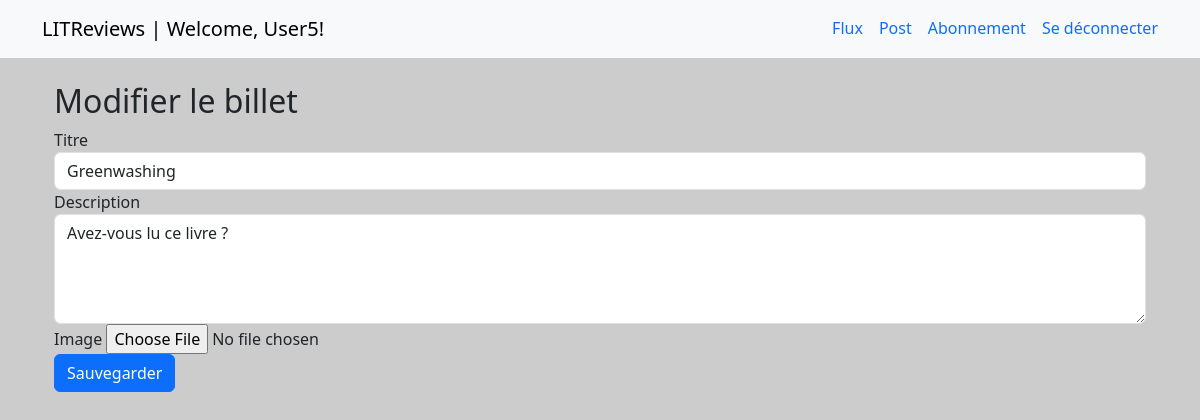
The app's page /LITReviews/ticket/27/change/ (signed in), older data.
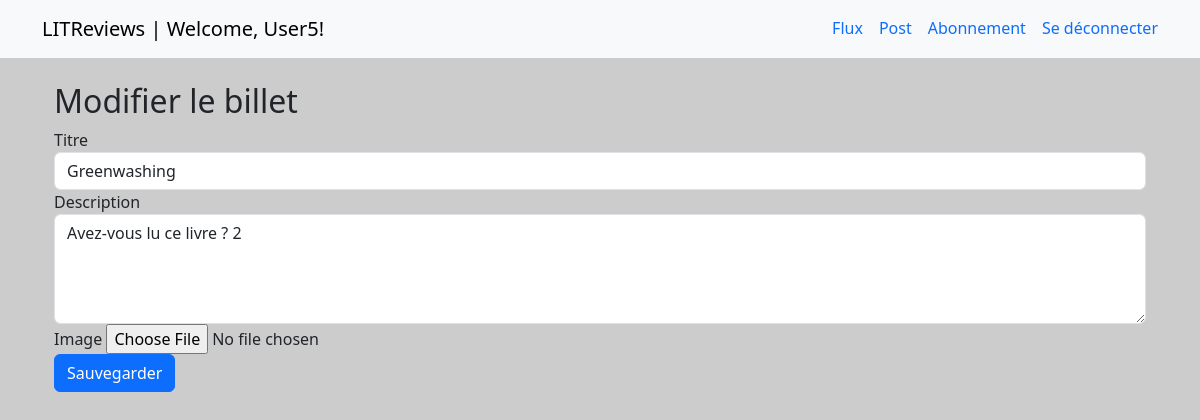
The same page, newer data.
### LITReviews/models.py (models this page shows, shortened)
class Ticket(models.Model):
    title = models.CharField(max_length=128)
    description = models.CharField(max_length=2048, blank=True)
    user = models.ForeignKey(
        to=settings.AUTH_USER_MODEL, on_delete=models.CASCADE, related_name="tickets"
    )
    image = models.ImageField(null=True, blank=True, upload_to="ticket_images")
    time_created = models.DateTimeField(auto_now_add=True)

### LITReviews/views.py (the view, shortened to what this page needs)
@login_required
def modify_ticket(request, ticket_id):
    error = False
    error_message = ""
    ticket = Ticket.objects.get(id=ticket_id)
    if request.method == "POST":
        form = TicketForm(request.POST, request.FILES, instance=ticket)
        if form.is_valid():
            form.save()
            context = {"form": form, "ticket": ticket}
            return render(request, "LITReviews/ticket_detail.html", context)
    else:
        form = TicketForm(instance=ticket)
    context = {"form": form, "ticket": ticket}
    return render(request, "LITReviews/modify_ticket.html", context)

### LITReviews/forms.py
class TicketForm(forms.ModelForm):
    description = forms.CharField(
        widget=forms.Textarea(attrs={"rows": 4}), required=False
    )
    class Meta:
        model = Ticket
        fields = ["title", "description", "image"]
    def __init__(self, *args, **kwargs):
        super().__init__(*args, **kwargs)
        self.helper = FormHelper()
        self.fields["title"].label = "Titre:"
        self.fields["description"].label = "Description:"
        self.fields["image"].label = "Image:"
        self.helper.form_action = reverse_lazy("post")
        self.helper.add_input(Submit("Envoyer", "Envoyer"))

### LITReviews/templates/LITReviews/modify_ticket.html (shortened to what this page needs)
{% extends 'LITReviews/base.html' %}
{% block content %}
<div class="container mt-4">
  <h2>Modifier le billet</h2>
  <form method="POST" action="{% url 'modify-ticket' ticket.id %}" enctype="multipart/form-data">
    <div class="form-group">
      <label for="title">Titre</label>
      <input type="text" class="form-control" id="title" name="title" value="{{ ticket.title }}" required>
    </div>
    <div class="form-group">
      <label for="description">Description</label>
      <textarea class="form-control" id="description" name="description" rows="4">{{ ticket.description }}</textarea>
    </div>
    <div class="form-group">
      <label for="image">Image</label>
      <input type="file" class="form-control-file" id="image" name="image">
    </div>
    <button type="submit" class="btn btn-primary">Sauvegarder</button>
  </form>
</div>
{% endblock %}

Row changes from the older to the newer data that the page shows:
changed Ticket "Greenwashing": description "Avez-vous lu ce livre ?" → "Avez-vous lu ce livre ? 2"
